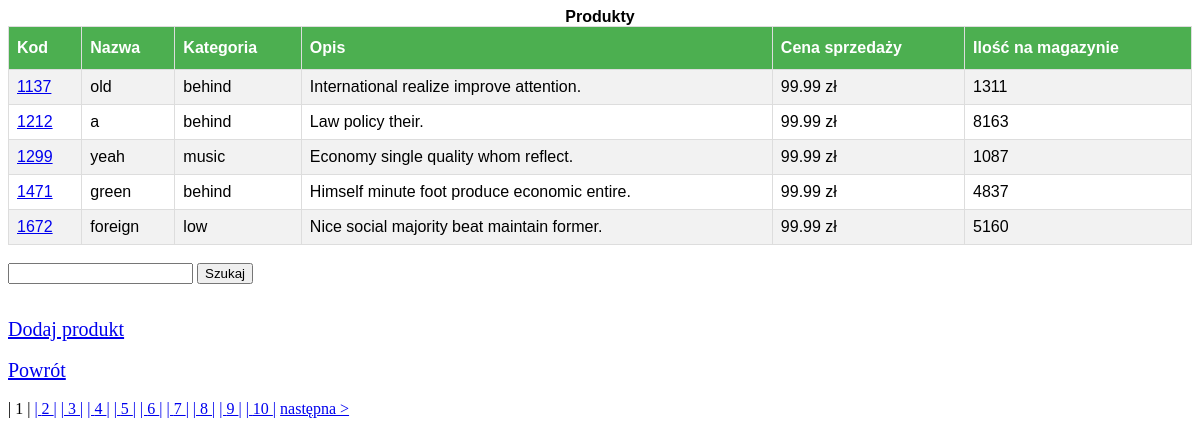
The page /warehouse/ on the database its author committed.
### FPP/models.py (models this page shows, shortened)
class Product(models.Model):
    code = models.CharField(max_length=12)
    name = models.CharField(max_length=256)
    quantity = models.PositiveIntegerField()
    price_for_sale = models.ManyToManyField('ProductHistory')
    description = models.TextField()
    category = models.ForeignKey(Category, on_delete=models.DO_NOTHING)
    @property
    def last_price(self):
        return self.price_for_sale.last()

class Category(models.Model):
    category = models.CharField(max_length=64, unique=True)

class ProductHistory(models.Model):
    price_for_sale = models.FloatField()
    purchase_price = models.FloatField()

### FPP/views.py (the view, shortened to what this page needs)
# urls.py: path('warehouse/', WarehouseView.as_view()),
class WarehouseView(View):
    def get(self, request):
        products_list = Product.objects.order_by('code')
        paginator = Paginator(products_list, 5)
        page = request.GET.get("page", 1)
        try:
            products = paginator.page(page)
        except PageNotAnInteger:
            products = paginator.page(1)
        except EmptyPage:
            products = paginator.page(paginator.num_pages)
        return render(request, "warehouse.html", {"products": products})

### templates/warehouse.html (shortened to what this page needs)
<table id="customers">
    <caption><b>Produkty</b></caption>
        <tr>
            <th>Kod</th><th>Nazwa</th><th>Kategoria</th><th>Opis</th><th>Cena sprzedaży</th><th>Ilość na magazynie</th>
        </tr>
        <tr>{% for prod in products %}
            <td><a href="/products/{{ prod.id }}">{{ prod.code }}</a></td><td>{{ prod.name }}</td><td>{{ prod.category.category }}</td>
            <td>{{ prod.description }}</td><td>{{ prod.last_price.price_for_sale }} zł</td><td>{{ prod.quantity }}</td>
        </tr>{% endfor %}
</table><br>
<form action="", method="post">{% csrf_token %}
  <input type="text" name="search">
  <input type="submit" value="Szukaj">
</form><br>
<a href="/addproduct" style="font-size: 20px;">Dodaj produkt</a><br>
<a href="/"style="font-size: 20px;">Powrót</a><br>
        {% if products.has_other_pages %}
            {% for i in products.paginator.page_range %}
                {% if products.number == i %}
                    <span>|  {{ i }}  |</span>
                {% else %}
                    <a href="?page={{ i }}">|  {{ i }}  |</a>
                {% endif %}
            {% endfor %}
            {% if products.has_next %}
                <a href="?page={{ products.next_page_number }}">następna ></a>
            {% endif %}
        {% endif %}

### templates/warehouse.html (style rules this page uses)
#customers { font-family: "Trebuchet MS", Arial, Helvetica, sans-serif; border-collapse: collapse; width: 100%; }
#customers td, #customers th { border: 1px solid #ddd; padding: 8px; }
#customers tr:nth-child(even) { background-color: #f2f2f2; }
#customers th { padding-top: 12px; padding-bottom: 12px; text-align: left; background-color: #4CAF50; color: white; }

### rows shown on the page
Product: code "1137", name "old", category.category "behind", description "International realize improve attention.", last_price.price_for_sale "99.99", quantity "1311"
Product: code "1212", name "a", category.category "behind", description "Law policy their.", last_price.price_for_sale "99.99", quantity "8163"
Product: code "1299", name "yeah", category.category "music", description "Economy single quality whom reflect.", last_price.price_for_sale "99.99", quantity "1087"
Product: code "1471", name "green", category.category "behind", description "Himself minute foot produce economic entire.", last_price.price_for_sale "99.99", quantity "4837"
Product: code "1672", name "foreign", category.category "low", description "Nice social majority beat maintain former.", last_price.price_for_sale "99.99", quantity "5160"

### other values the page prints
{{ i }} "1"
{{ i }} "2" "3" "4" "5" "6" "7" "8" "9" "10"
